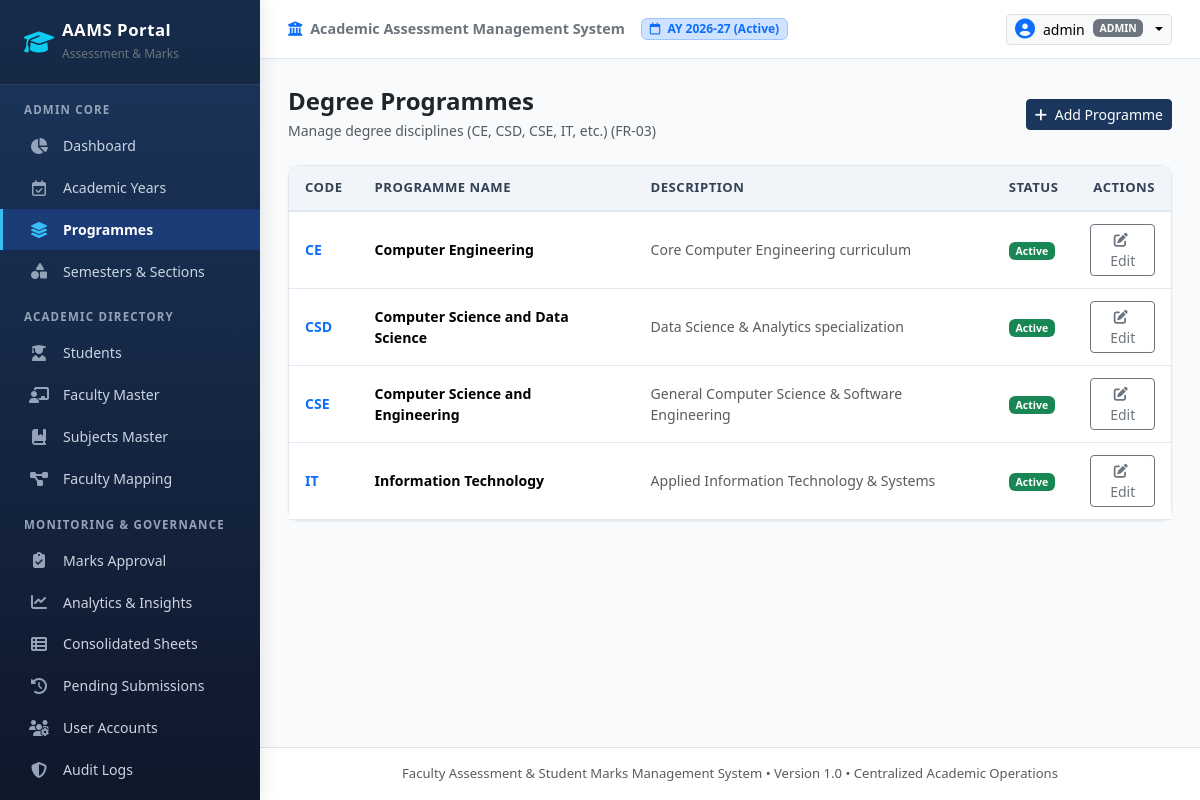
/admin/programmes (signed in), run on the app's committed database.
### app/models/academic.py (models this page shows, shortened)
class AcademicYear(db.Model):
    __tablename__ = 'academic_years'
    id = db.Column(db.Integer, primary_key=True)
    year_code = db.Column(db.String(30), unique=True, nullable=False, index=True)  # e.g., '2026-27'
    start_date = db.Column(db.Date, nullable=False)
    end_date = db.Column(db.Date, nullable=False)
    status = db.Column(db.String(20), default='Active', nullable=False)  # 'Active', 'Archived', 'Upcoming'
    created_at = db.Column(db.DateTime, default=datetime.utcnow)
    sections = db.relationship('Section', back_populates='academic_year', cascade='all, delete-orphan')
    mappings = db.relationship('FacultySubjectMapping', back_populates='academic_year', cascade='all, delete-orphan')

class Programme(db.Model):
    __tablename__ = 'programmes'
    id = db.Column(db.Integer, primary_key=True)
    code = db.Column(db.String(20), unique=True, nullable=False, index=True)  # e.g., 'CE', 'CSD', 'CSE', 'IT'
    name = db.Column(db.String(120), nullable=False)  # e.g., 'Computer Engineering'
    description = db.Column(db.String(255), nullable=True)
    is_active = db.Column(db.Boolean, default=True, nullable=False)
    created_at = db.Column(db.DateTime, default=datetime.utcnow)
    sections = db.relationship('Section', back_populates='programme', cascade='all, delete-orphan')
    subjects = db.relationship('Subject', back_populates='programme', cascade='all, delete-orphan')
    mappings = db.relationship('FacultySubjectMapping', back_populates='programme', cascade='all, delete-orphan')

### app/models/user.py (models this page shows, shortened)
class User(UserMixin, db.Model):
    __tablename__ = 'users'
    id = db.Column(db.Integer, primary_key=True)
    username = db.Column(db.String(60), unique=True, nullable=False, index=True)
    password_hash = db.Column(db.String(255), nullable=False)
    role = db.Column(db.String(20), nullable=False, default='faculty')  # 'admin' or 'faculty'
    faculty_id = db.Column(db.Integer, db.ForeignKey('faculty.id', ondelete='SET NULL'), nullable=True)
    is_active = db.Column(db.Boolean, default=True, nullable=False)
    created_at = db.Column(db.DateTime, default=datetime.utcnow)
    updated_at = db.Column(db.DateTime, default=datetime.utcnow, onupdate=datetime.utcnow)
    faculty_profile = db.relationship('Faculty', back_populates='user_account', uselist=False, foreign_keys=[faculty_id])
    @property
    def is_admin(self):
        return self.role == 'admin'

### app/routes/admin.py (the view, shortened to what this page needs)
@admin_bp.route('/programmes', methods=['GET', 'POST'])
@login_required
@admin_required
def programmes():
    progs = Programme.query.order_by(Programme.code.asc()).all()
    return render_template('admin/programmes.html', programmes=progs)

### app/templates/admin/programmes.html (shortened to what this page needs)
{% extends "base.html" %}
{% block content %}
<div class="d-flex justify-content-between align-items-center mb-4">
  <div>
    <h4 class="fw-bold mb-1 text-dark">Degree Programmes</h4>
    <p class="text-muted small mb-0">Manage degree disciplines (CE, CSD, CSE, IT, etc.) (FR-03)</p>
  </div>
  <button type="button" class="btn btn-primary-custom btn-sm" data-bs-toggle="modal" data-bs-target="#addProgModal">
    <i class="fa-solid fa-plus me-1"></i> Add Programme
  </button>
</div>
<div class="card card-custom">
  <div class="table-responsive">
    <table class="table table-custom">
      <thead>
        <tr>
          <th>Code</th>
          <th>Programme Name</th>
          <th>Description</th>
          <th>Status</th>
          <th class="text-end">Actions</th>
        </tr>
      </thead>
      <tbody>
        {% for p in programmes %}
          <tr>
            <td class="fw-bold text-primary">{{ p.code }}</td>
            <td class="fw-semibold">{{ p.name }}</td>
            <td class="text-muted">{{ p.description or '-' }}</td>
            <td>
              {% if p.is_active %}
                <span class="badge bg-success">Active</span>
              {% else %}
                <span class="badge bg-secondary">Inactive</span>
              {% endif %}
            </td>
            <td class="text-end">
              <button class="btn btn-sm btn-outline-secondary" data-bs-toggle="modal" data-bs-target="#editProgModal{{ p.id }}">
                <i class="fa-solid fa-pen-to-square me-1"></i> Edit
              </button>
            </td>
          </tr>
        {% endfor %}
      </tbody>
    </table>
  </div>
</div>
{% endblock %}

### app/templates/base.html (shortened to what this page needs)
<!DOCTYPE html>
<html lang="en">
<head>
  <link href="https://cdn.jsdelivr.net/npm/bootstrap@5.3.3/dist/css/bootstrap.min.css" rel="stylesheet">
  <link rel="stylesheet" href="https://cdnjs.cloudflare.com/ajax/libs/font-awesome/6.5.1/css/all.min.css">
  <link rel="stylesheet" href="{{ url_for('static', filename='css/custom.css') }}">
</head>
<body>
  <nav id="sidebar">
    <div class="brand-header d-flex align-items-center justify-content-between">
      <div class="d-flex align-items-center gap-2">
        <i class="fa-solid fa-graduation-cap text-info fs-4"></i>
        <div>
          <h5 class="mb-0">AAMS Portal</h5>
          <small class="text-secondary" style="font-size: 0.75rem;">Assessment & Marks</small>
        </div>
      </div>
    </div>
    {% if current_user.is_authenticated %}
      {% if current_user.is_admin %}
        <div class="nav-section-title">Admin Core</div>
        <a href="{{ url_for('admin.dashboard') }}" class="nav-link {% if request.endpoint == 'admin.dashboard' %}active{% endif %}">
          <i class="fa-solid fa-chart-pie"></i> Dashboard
        </a>
        <a href="{{ url_for('admin.academic_years') }}" class="nav-link {% if request.endpoint == 'admin.academic_years' %}active{% endif %}">
          <i class="fa-regular fa-calendar-check"></i> Academic Years
        </a>
        <a href="{{ url_for('admin.programmes') }}" class="nav-link {% if request.endpoint == 'admin.programmes' %}active{% endif %}">
          <i class="fa-solid fa-layer-group"></i> Programmes
        </a>
        <a href="{{ url_for('admin.sections') }}" class="nav-link {% if request.endpoint == 'admin.sections' %}active{% endif %}">
          <i class="fa-solid fa-shapes"></i> Semesters & Sections
        </a>
        <div class="nav-section-title">Academic Directory</div>
        <a href="{{ url_for('admin.students') }}" class="nav-link {% if request.endpoint == 'admin.students' %}active{% endif %}">
          <i class="fa-solid fa-user-graduate"></i> Students
        </a>
        <a href="{{ url_for('admin.faculty') }}" class="nav-link {% if request.endpoint == 'admin.faculty' %}active{% endif %}">
          <i class="fa-solid fa-chalkboard-user"></i> Faculty Master
        </a>
        <a href="{{ url_for('admin.subjects') }}" class="nav-link {% if request.endpoint == 'admin.subjects' %}active{% endif %}">
          <i class="fa-solid fa-book-bookmark"></i> Subjects Master
        </a>
        <a href="{{ url_for('admin.mappings') }}" class="nav-link {% if request.endpoint == 'admin.mappings' %}active{% endif %}">
          <i class="fa-solid fa-diagram-project"></i> Faculty Mapping
        </a>
        <div class="nav-section-title">Monitoring & Governance</div>
        <a href="{{ url_for('admin.marks_review') }}" class="nav-link {% if request.endpoint == 'admin.marks_review' %}active{% endif %}">
          <i class="fa-solid fa-clipboard-check"></i> Marks Approval
        </a>
        <a href="{{ url_for('reports.analytics') }}" class="nav-link {% if request.endpoint == 'reports.analytics' %}active{% endif %}">
          <i class="fa-solid fa-chart-line"></i> Analytics & Insights
        </a>
        <a href="{{ url_for('reports.consolidated') }}" class="nav-link {% if request.endpoint == 'reports.consolidated' %}active{% endif %}">
          <i class="fa-solid fa-table-list"></i> Consolidated Sheets
        </a>
        <a href="{{ url_for('reports.pending_report') }}" class="nav-link {% if request.endpoint == 'reports.pending_report' %}active{% endif %}">
          <i class="fa-solid fa-clock-rotate-left"></i> Pending Submissions
        </a>
        <a href="{{ url_for('admin.users') }}" class="nav-link {% if request.endpoint == 'admin.users' %}active{% endif %}">
          <i class="fa-solid fa-users-gear"></i> User Accounts
        </a>
        <a href="{{ url_for('admin.audit_logs') }}" class="nav-link {% if request.endpoint == 'admin.audit_logs' %}active{% endif %}">
          <i class="fa-solid fa-shield-halved"></i> Audit Logs
        </a>
      {% endif %}
    {% endif %}
  </nav>
  <div id="content-wrapper">
    <header class="top-navbar d-flex align-items-center justify-content-between">
      <div class="d-flex align-items-center gap-3">
        <span class="fw-semibold text-secondary d-none d-md-inline" style="font-size: 0.9rem;">
          <i class="fa-solid fa-university me-1 text-primary"></i> Academic Assessment Management System
        </span>
        {% if active_academic_year %}
          <span class="badge bg-primary-subtle text-primary border border-primary-subtle px-2 py-1">
            <i class="fa-regular fa-calendar me-1"></i> AY {{ active_academic_year.year_code }} (Active)
          </span>
        {% endif %}
      </div>
      <div class="d-flex align-items-center gap-3">
        {% if current_user.is_authenticated %}
          <div class="dropdown">
            <button class="btn btn-sm btn-light border dropdown-toggle d-flex align-items-center gap-2" type="button" data-bs-toggle="dropdown">
              <i class="fa-solid fa-circle-user text-primary fs-5"></i>
              <span class="fw-medium">{{ current_user.username }}</span>
              <span class="badge bg-secondary text-uppercase" style="font-size: 0.65rem;">{{ current_user.role }}</span>
            </button>
          </div>
        {% else %}
          <a href="{{ url_for('auth.login') }}" class="btn btn-sm btn-primary-custom">
            <i class="fa-solid fa-right-to-bracket me-1"></i> Login
          </a>
        {% endif %}
      </div>
    </header>
    <main class="page-container">
      {% block content %}{% endblock %}
    </main>
    <footer class="bg-white border-top py-3 text-center text-muted" style="font-size: 0.82rem;">
      <div class="container-fluid">
        Faculty Assessment & Student Marks Management System &bull; Version 1.0 &bull; Centralized Academic Operations
      </div>
    </footer>
  </div>
</body>
</html>

### app/static/css/custom.css (style rules this page uses)
:root { --primary-navy: #1B365D; --primary-navy-dark: #12243e; --accent-blue: #2563eb; --accent-cyan: #0284c7; --accent-success: #10b981; --accent-warning: #f59e0b; --accent-danger: #ef4444; --bg-main: #f8fafc; --card-bg: #ffffff; --sidebar-width: 260px; --text-muted: #64748b; --border-color: #e2e8f0; }
body { font-family: 'Segoe UI', system-ui, -apple-system, BlinkMacSystemFont, Roboto, sans-serif; background-color: var(--bg-main); color: #1e293b; margin: 0; padding: 0; min-height: 100vh; }
#sidebar { width: var(--sidebar-width); min-height: 100vh; background: linear-gradient(180deg, #1B365D 0%, #0F172A 100%); color: #e2e8f0; transition: all 0.3s ease; position: fixed; top: 0; left: 0; z-index: 1000; box-shadow: 4px 0 15px rgba(0, 0, 0, 0.08); }
#sidebar .brand-header { padding: 1.25rem 1.5rem; background: rgba(0, 0, 0, 0.2); border-bottom: 1px solid rgba(255, 255, 255, 0.1); }
#sidebar .brand-header h5 { font-size: 1.05rem; font-weight: 700; letter-spacing: 0.5px; color: #ffffff; margin: 0; }
#sidebar .nav-section-title { padding: 1rem 1.5rem 0.4rem; font-size: 0.72rem; text-transform: uppercase; letter-spacing: 1.2px; color: #94a3b8; font-weight: 600; }
#sidebar .nav-link { color: #cbd5e1; padding: 0.65rem 1.5rem; font-size: 0.88rem; display: flex; align-items: center; transition: all 0.2s ease; border-left: 3px solid transparent; }
#sidebar .nav-link i { width: 24px; font-size: 1rem; margin-right: 0.75rem; text-align: center; color: #94a3b8; }
#sidebar .nav-link.active { color: #ffffff; background: rgba(37, 99, 235, 0.25); border-left-color: #38bdf8; font-weight: 600; }
#sidebar .nav-link.active i { color: #38bdf8; }
#content-wrapper { margin-left: var(--sidebar-width); min-height: 100vh; display: flex; flex-direction: column; transition: all 0.3s ease; }
.top-navbar { background: #ffffff; border-bottom: 1px solid var(--border-color); padding: 0.85rem 1.75rem; box-shadow: 0 1px 3px rgba(0, 0, 0, 0.04); }
.page-container { padding: 1.75rem; flex: 1; }
.card-custom { background: #ffffff; border: 1px solid var(--border-color); border-radius: 0.75rem; box-shadow: 0 1px 3px rgba(0, 0, 0, 0.05); transition: transform 0.2s, box-shadow 0.2s; }
.table-custom { width: 100%; margin-bottom: 0; }
.table-custom thead th { background-color: #f1f5f9; color: #334155; font-size: 0.82rem; text-transform: uppercase; letter-spacing: 0.5px; font-weight: 600; padding: 0.75rem 1rem; border-bottom: 2px solid var(--border-color); vertical-align: middle; }
.table-custom tbody td { padding: 0.75rem 1rem; vertical-align: middle; font-size: 0.88rem; border-bottom: 1px solid var(--border-color); }
.btn-primary-custom { background-color: var(--primary-navy); border-color: var(--primary-navy); color: #ffffff; font-weight: 500; }

### data on the page
AcademicYear: year_code "2026-27"
User: username "admin", role "ADMIN"
Programme: code "CE", name "Computer Engineering", description "Core Computer Engineering curriculum", is_active "Active"
Programme: code "CSD", name "Computer Science and Data Science", description "Data Science & Analytics specialization", is_active "Active"
Programme: code "CSE", name "Computer Science and Engineering", description "General Computer Science & Software Engineering", is_active "Active"
Programme: code "IT", name "Information Technology", description "Applied Information Technology & Systems", is_active "Active"
